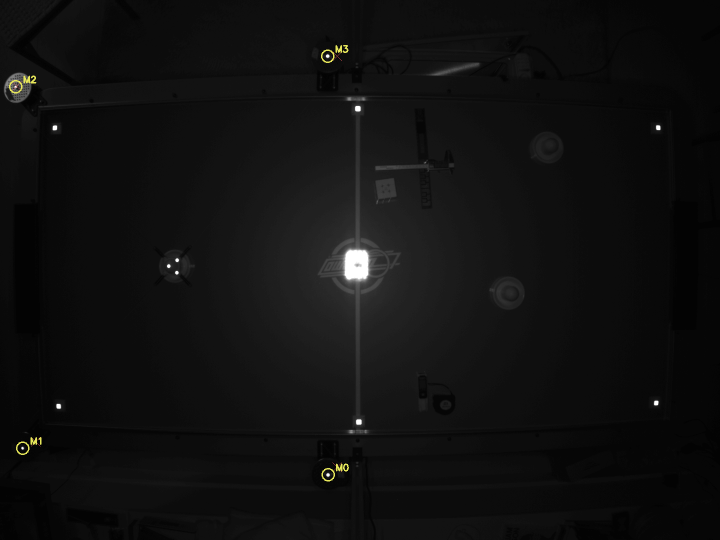
#> input picture vision/calib/anchors_debug.png, 1440 x 1080 px (shown at 1/2 size)
$ python -i calibrate_extrinsics.py   (imports and definitions only)
#> lines starting #> are read from the running program, lines starting #| are printed output that depends on the picture
### vision/bin/table_grid.py
"""CNC air-hole grid — the metric ground truth AND the coordinate frame.

FRAME (grid frame, adopted 2026-07-26): the origin is the corner HOLE
nearest the human's right corner. The grid, not the rails, defines
coordinates — the rails are less straight than the CNC pattern. Axis
directions are unchanged from the old rail frame: +x toward the robot end,
+y from the human's right toward their left. The old rail-corner origin
sits at roughly (-19, -33) mm in this frame; rail positions are
approximate, hole positions are exact.

Holes: (i * 25.4, j * 25.4) mm, i in 0..79 (80 columns, i=79 at the robot
end), j in 0..38 (39 rows, j=38 at the far rail).

COUNTED ON THE TABLE 2026-08-10, and confirmed optically: re-solving the
4-corner pose under each hypothesis gives 0.276 px RMS for 80x39 against
0.728 for 78x38, with every neighbour between 2.3 and 10.6 px.

This file previously said 78x38 and claimed the same kind of empirical
support. That check was real but its candidate set was not: it varied ONE
count at a time from 78x38 and compared 78x38, 79x38 and 78x39. 80x39 is
two steps away in both axes and was never tried, so the scan returned the
best of three wrong answers and it looked convincing.

The consequences were large and took a long time to find, because nothing
downstream fails loudly. GRID_X_MM and GRID_Y_MM set where the corner
MARKERS are assumed to be, so a wrong count put two of the four
pose-fitting markers 50.8 mm out in x and two 25.4 mm out in y. Four points
fitting a 6-DOF pose absorb that into the pose rather than into the
residual, so the calibration reported sub-pixel agreement while placing the
mallet tens of millimetres from where it actually was. It also moved
CENTERLINE_X by 25.4 mm, which shifted the workspace and every anchor
derived through the camera.

If you change these counts, everything measured through the camera has to
be redone — extrinsics first, then any anchor that came from it.

Permanent markers: 7 mm circular stickers lying flat on the playing
surface, each flush against a wall (see _WALL_OFFSETS below). Four corner
markers fit the pose; two centre-stripe markers are held out as
validation.

Note what changed with the stickers, because it changes what the numbers
mean. The old mounted markers sat in known grid CELLS, so their positions
were CNC-truth. These are referenced to the walls instead, and the walls
are neither exactly straight nor squarely placed around the grid — the
measurements below show the grid sitting 3.6 mm off centre between the
side walls, and the near wall tilted 0.4 mm across the table. So the
corner positions are now measured data with real uncertainty in them,
where they used to be exact. The trade is deliberate: the mounts stood
proud of the surface and the puck hit them.
"""

PITCH_MM = 25.4
N_COLS = 80   # x direction, i in 0..79
N_ROWS = 39   # y direction, j in 0..38

GRID_X_MM = (N_COLS - 1) * PITCH_MM   # 2006.6 — robot-end corner hole x
GRID_Y_MM = (N_ROWS - 1) * PITCH_MM   # 965.2  — far-rail corner hole y

# Rails, approximate only (grid assumed centered on the 2020x1005 table):
RAIL_MIN_X = -(2020.0 - GRID_X_MM) / 2.0    # -6.7
RAIL_MAX_X = GRID_X_MM - RAIL_MIN_X         # 2013.3
RAIL_MIN_Y = -(1005.0 - GRID_Y_MM) / 2.0    # -19.9
RAIL_MAX_Y = GRID_Y_MM - RAIL_MIN_Y         # 985.1

CENTERLINE_X = (N_COLS - 1) / 2.0 * PITCH_MM  # 1003.3 — between cols 39, 40

# The stripe is straight and on the grid centreline. Everything that draws
# or scores against it uses CENTERLINE_X, a constant x — no tilt term.
#
# UNRESOLVED, recorded so it is not rediscovered from scratch: the two
# centre-stripe markers measure ~2.6-3.0 mm apart in x, near end toward the
# human side and far end toward the robot side. That shows up under BOTH the
# mounted (CNC-truth) and sticker poses, and an ambient-light measurement of
# the painted line itself reads the same way (0.18 deg, stable across two
# exposures and four centroid windows, 0.24 mm rms).
#
# It was briefly encoded here as a stripe tilt. That was wrong to do: every
# one of those measurements back-projects through a pose fitted to the corner
# markers, so a small yaw in the pose reproduces all of them equally well,
# and the table is known to be straight. The candidates are a yaw shared by
# both poses (corner placement, or the lens model, which the intrinsics audit
# puts at 0.52 mm worst-case out where the corners sit) or the two stickers
# not both being on the line. It is NOT diagnosable through the stripe, since
# the stripe is what is in question.
#
# Practical consequence: the held-out stripe check carries a +-1.5 mm
# antisymmetric term of unknown origin. Read it as a bound, not as the error.


def hole_xy(i, j):
    """Grid-frame (x, y) in mm of hole (i, j)."""
    return (i * PITCH_MM, j * PITCH_MM)


_IN = 1.5 * PITCH_MM  # 38.1 — corner-marker inset, both axes
_EDGE = 0.5 * PITCH_MM  # centerline markers sit in the outermost cell

# ── Legacy markers: 0.5 in retroreflective squares on 3D-printed mounts ────
#
# Superseded 2026-08-12 because they stand proud of the surface and the puck
# hits them. Kept because both sets are physically on the table during the
# changeover, so the two calibrations can be compared against each other.
# Delete once the mounts come off.
MOUNTED_MARKERS_XY = [
    (_IN, _IN),                          # human end, near rail
    (GRID_X_MM - _IN, _IN),              # robot end, near rail
    (_IN, GRID_Y_MM - _IN),              # human end, far rail
    (GRID_X_MM - _IN, GRID_Y_MM - _IN),  # robot end, far rail
    (CENTERLINE_X, _EDGE),               # centerline, near rail (nominal)
    (CENTERLINE_X, GRID_Y_MM - _EDGE),   # centerline, far rail (nominal)
]
MOUNTED_MARKER_Z_MM = 3.3   # sat on printed mounts above the playing surface

# ── Current markers: 7 mm circular stickers, flush against the walls ──────
#
# Flat, so nothing for the puck to hit. The cost is that their positions are
# no longer grid-truth: a hole is where the CNC put it, whereas these are
# referenced to the WALLS, which are neither exactly straight nor squarely
# placed around the grid. So the wall offsets below are measured data, not
# derived, and the marker centre is one sticker RADIUS in from the wall.
#
# Measured 2026-08-12 with calipers: distance from the nearest grid line to
# the wall, at each marker. The x column is absent for the centre pair —
# those sit on the painted stripe, not against a side wall.
STICKER_DIAMETER_MM = 7.0
_R = STICKER_DIAMETER_MM / 2.0

# name -> (grid x, grid y, x wall offset or None, y wall offset, x edge gap)
#
# The edge gap is the clearance between the wall and the nearest EDGE of the
# sticker, so flush is zero and the radius gets added in one place for
# everything. robot/far is the exception: a physical irregularity holds it
# ~4 mm off the wall in x.
#
# Stated as a gap rather than as a wall-to-centre distance because the two
# differ by exactly one radius, and getting that backwards is a silent 3.5 mm
# on a marker that FITS the pose. It was in here backwards once already.
_WALL_OFFSETS = [
    ("human/near",  0.0,      0.0,       4.7,  19.0, 0.0),
    ("robot/near",  GRID_X_MM, 0.0,      11.7, 19.4, 0.0),
    ("human/far",   0.0,      GRID_Y_MM,  3.8, 19.7, 0.0),
    ("robot/far",   GRID_X_MM, GRID_Y_MM, 11.3, 19.7, 4.0),
    ("stripe/near", CENTERLINE_X, 0.0,   None, 19.2, 0.0),
    ("stripe/far",  CENTERLINE_X, GRID_Y_MM, None, 19.7, 0.0),
]


def _sticker_xy(gx, gy, xo, yo, gap):
    """Marker centre from its grid line and the wall it rests against.

    The wall lies OUTWARD of the grid line by the measured offset. The
    sticker's near edge sits `gap` back from the wall and its centre a
    further radius, so the centre lands (offset - radius - gap) outward.
    Sign comes from which half of the table the marker is in — every one of
    these is against the wall it is nearest.
    """
    sx = -1.0 if gx < GRID_X_MM / 2 else +1.0
    sy = -1.0 if gy < GRID_Y_MM / 2 else +1.0
    x = gx if xo is None else gx + sx * (xo - _R - gap)
    return (round(x, 2), round(gy + sy * (yo - _R), 2))


STICKER_MARKERS_XY = [_sticker_xy(gx, gy, xo, yo, ins)
                      for _, gx, gy, xo, yo, ins in _WALL_OFFSETS]
#> further down, picture is the input picture: shape (1080, 1440, 3); mean B, G, R 16, 16.2, 16.2

# Names in MARKERS_XY order, for overlays and diagnostics. Worth having:
# "F3 is 2 mm out" says nothing about which corner to go and look at, and
# these markers are now hand-placed things that DO need looking at.
MARKER_NAMES = [name for name, *_ in _WALL_OFFSETS]

# Stickers lie on the playing surface; treat as zero like any tape.
STICKER_MARKER_Z_MM = 0.0

# ── The set in use ────────────────────────────────────────────────────────
# Order matters to the solvers: the first four are the pose-fitting corners,
# the last two are held out.
MARKERS_XY = STICKER_MARKERS_XY
MARKER_Z_MM = STICKER_MARKER_Z_MM

### vision/bin/calibrate_extrinsics.py
#!/usr/bin/env python3
"""Camera extrinsics (pose over the table) from the permanent markers.

The pose is solved from FOUR markers only: the corner retroreflectors,
each centered in a known grid cell (table_grid.MARKERS_XY[:4]). Those are
the only markers whose position is grid-truth, so they are the only ones
that get a vote.

The two center-stripe markers are deliberately EXCLUDED from the fit and
used as held-out validation instead. Their x is independently known (the
painted stripe is registered to the hole grid, so stripe x == CENTERLINE_X)
while their y is not, which makes the x error an honest, unfitted accuracy
number in mm. Their y is measured and stored so the report can draw them
and so drift between sessions is visible.

Note what four points buys you: a 6-DOF pose from 8 constraints, only 2
spare. Reprojection RMS is therefore a weak accuracy proxy — a bad marker
placement is largely absorbed by the pose rather than showing up as
residual. Trust the held-out stripe error and the multi-frame spread over
the RMS. Pass several frames (the solve is joint over all of them) so
sensor noise averages down and the spread is measurable.

Capture (IR ring on, short exposure — ~1000 us / gain 0 works well: the
markers read bright while the scene stays black):

    ./build/snap extr_shots 8 1 --exposure 1000 --gain 0

The ring's own specular reflection off the table below the camera shows up
as a cluster of small LED dots; it is found automatically (near-peak
blobs merged morphologically, then an area gate), masked out, and the mask
is saved to vision/calib/glare_mask.png for the runtime tracker to reuse.
(The masked region is a permanent tracking blind spot — accepted.)

Marker <-> position correspondence is resolved automatically (8 global
orientation candidates x optimal assignment; the best joint reprojection
wins; poses below the table are rejected). One pose is solved over all
provided frames.

Writes vision/calib/extrinsics.npz/.json — the camera pose consumed by all
later steps (motor measurement, runtime tracking) — and markers.json.

Usage:
    python bin/calibrate_extrinsics.py extr_shots/*.png
    python bin/calibrate_extrinsics.py --selftest
"""

import argparse
import json
import sys
import time
from itertools import combinations
from pathlib import Path

import cv2
import numpy as np
from scipy.optimize import linear_sum_assignment

sys.path.insert(0, str(Path(__file__).resolve().parent))
from camera import backproject_undistorted  # noqa: E402
from table_grid import (CENTERLINE_X, GRID_X_MM, GRID_Y_MM,  # noqa: E402
                        MARKER_Z_MM, MARKERS_XY)

CALIB_DIR = Path(__file__).resolve().parent.parent / "calib"
MARKERS_FILE = CALIB_DIR / "markers.json"

# ONLY the corners constrain the pose — they are the only grid-truth
# positions. The rest are measured and held out as validation.
CORNERS_XY = MARKERS_XY[:4]
N_MARKERS = len(MARKERS_XY)
N_HELDOUT = N_MARKERS - len(CORNERS_XY)

# MARKER_Z_MM comes from table_grid with the marker positions, because it
# belongs to the markers: the old mounted set stood 3.3 mm proud, the sticker
# set lies flat. That 3.3 mm is not a rounding detail — the camera is ~1810 mm
# up, so at the corners (~1100 mm out) it leans the apparent position ~2 mm
# outward. Carrying the wrong height for a set is enough on its own to make
# two calibrations of the same table disagree.

# The marker layout (corner rectangle + centerline pair) is symmetric under
# a 180 deg rotation, so reprojection alone cannot tell the true pose from
# its rotated twin. One bit of mounting knowledge breaks the tie: which
# image side the robot end appears on. Flip this if the camera is ever
# remounted rotated (the solver will error out telling you to).
ROBOT_END_IMAGE_LEFT = True


# [6 lines left out: function load_intrinsics, not called in this run]


def find_glare(img, min_area=400, grow=25):
    """Mask of the IR ring's specular reflection below the camera.

    At short exposure the reflection is a CLUSTER of small dots (the ring's
    individual LEDs), each no bigger than a marker — so single blobs can't
    be area-gated. Instead: threshold near the image peak, morphologically
    close to merge the cluster, then keep components that grew large.
    Markers are isolated, so they stay small and survive.
    """
#> called with min_area = 400, grow = 25
    thr = max(100, int(img.max()) - 30)
#> thr = 225
    _, bw = cv2.threshold(img, thr, 255, cv2.THRESH_BINARY)
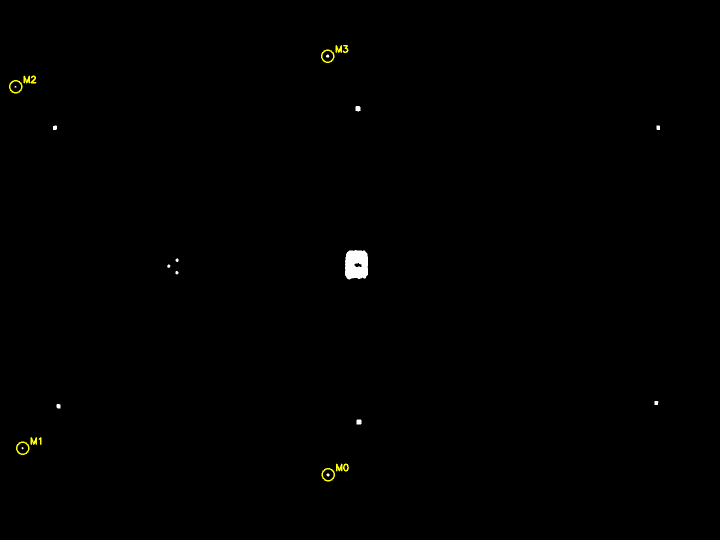
#> bw: shape (1080, 1440, 3) (shown at 1/2 size); mean B, G, R 0.5, 0.8, 0.8
    bw = cv2.morphologyEx(bw, cv2.MORPH_CLOSE, np.ones((21, 21), np.uint8))
#> (the run stopped early here; a loop or call above may not have finished)
